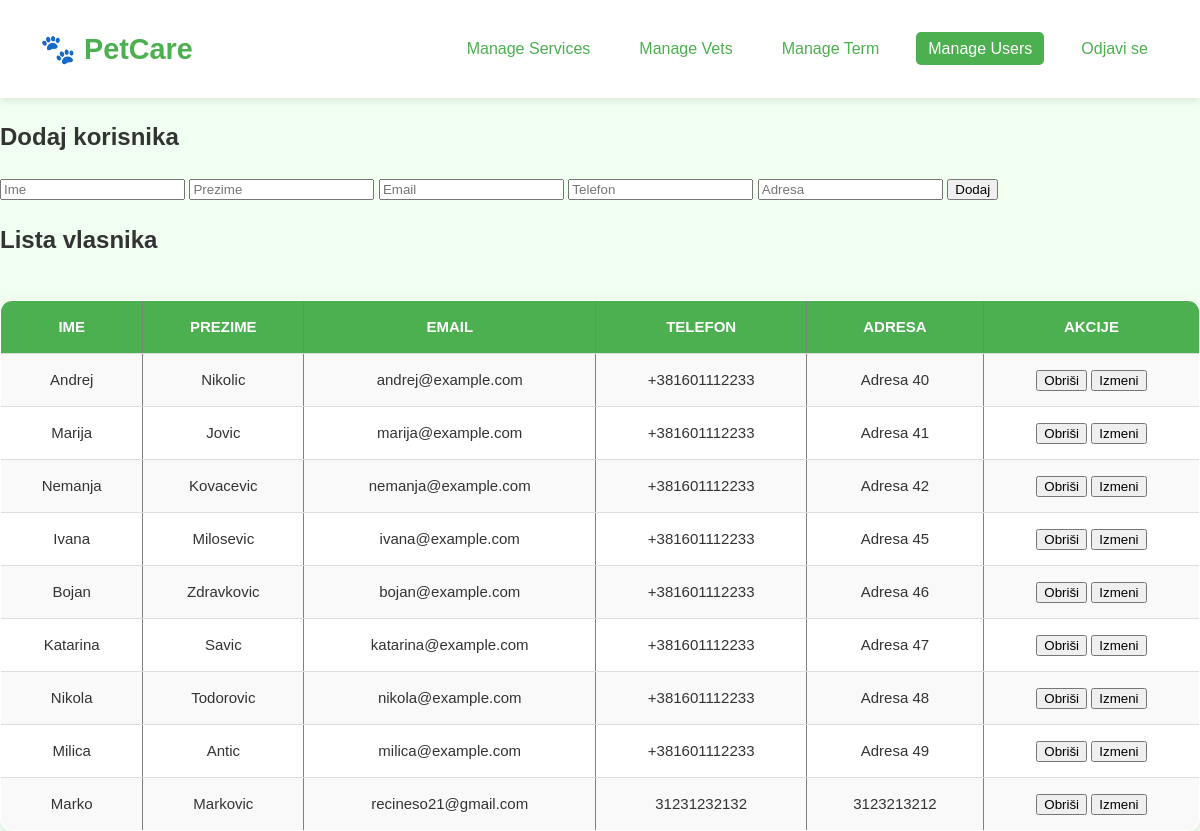
The page /manage_users.php on the database its author committed.
### tables this page shows
CREATE TABLE `users` (
  `id` int(10) UNSIGNED NOT NULL,
  `first_name` varchar(100) NOT NULL,
  `last_name` varchar(100) NOT NULL,
  `email` varchar(255) NOT NULL,
  `password` varchar(255) NOT NULL,
  `phone_number` varchar(20) DEFAULT NULL,
  `address` text DEFAULT NULL,
  `active` tinyint(1) DEFAULT 1,
  `negative_points` int(10) UNSIGNED DEFAULT 0,
  `role_id` int(10) UNSIGNED DEFAULT NULL
);

### functions.php (called while the page is built, shortened)
<?php
function get_all_users($pdo) {
    $stmt = $pdo->prepare("SELECT u.*, r.name AS role FROM users u JOIN roles r ON u.role_id = r.id WHERE u.role_id = 3");
    $stmt->execute();
    return $stmt->fetchAll();
}

### manage_users.php (the view, shortened to what this page needs)
<?php
require_once 'functions.php';
$users = get_all_users($pdo);
$editing = isset($_GET['edit']) ? get_user_by_id($pdo, $_GET['edit']) : null;
?>
<!DOCTYPE html>
<html>
<head>
    <link rel="stylesheet" href="css/css.css">
</head>
<body>
<header>
    <div class="logo">🐾 PetCare</div>
    <nav>
        <ul>
            <li><a href="manage_services.php">Manage Services</a></li>
            <li><a href="manage_vets.php">Manage Vets</a></li>
            <li><a href="manage_term.php">Manage Term</a></li>
            <li><a href="manage_users.php" class="active">Manage Users</a></li>
            <li><a href="logout.php">Odjavi se</a></li>
        </ul>
    </nav>
</header>
<?php if ($editing): ?>
    <h2>Izmeni korisnika</h2>
    <form method="post">
        <input type="hidden" name="update_id" value="<?= $editing['id'] ?>">
        <input type="text" name="first_name" placeholder="Ime" value="<?= $editing['first_name'] ?>" required>
        <input type="text" name="last_name" placeholder="Prezime" value="<?= $editing['last_name'] ?>" required>
        <input type="email" name="email" placeholder="Email" value="<?= $editing['email'] ?>" required>
        <input type="text" name="phone_number" placeholder="Telefon" value="<?= $editing['phone_number'] ?>" required>
        <input type="text" name="address" placeholder="Adresa" value="<?= $editing['address'] ?>" required>
        <button type="submit">Sačuvaj</button>
    </form>
<?php else: ?>
    <h2>Dodaj korisnika</h2>
    <form method="post">
        <input type="text" name="first_name" placeholder="Ime" required>
        <input type="text" name="last_name" placeholder="Prezime" required>
        <input type="email" name="email" placeholder="Email" required>
        <input type="text" name="phone_number" placeholder="Telefon" required>
        <input type="text" name="address" placeholder="Adresa" required>
        <button type="submit" name="add_user">Dodaj</button>
    </form>
<?php endif; ?>
<h2>Lista vlasnika</h2>
<table border="1" cellpadding="5" cellspacing="0">
    <tr>
        <th>Ime</th>
        <th>Prezime</th>
        <th>Email</th>
        <th>Telefon</th>
        <th>Adresa</th>
        <th>Akcije</th>
    </tr>
    <?php foreach ($users as $u): ?>
        <tr>
            <td><?= htmlspecialchars($u['first_name']) ?></td>
            <td><?= htmlspecialchars($u['last_name']) ?></td>
            <td><?= htmlspecialchars($u['email']) ?></td>
            <td><?= htmlspecialchars($u['phone_number']) ?></td>
            <td><?= htmlspecialchars($u['address']) ?></td>
            <td>
                <form method="post" style="display:inline-block;">
                    <button type="submit" onclick="return confirm('Obrisati korisnika?')">Obriši</button>
                </form>
                <a href="?edit=<?= $u['id'] ?>">
                    <button>Izmeni</button>
                </a>
            </td>
        </tr>
    <?php endforeach; ?>
</table>
</body>
</html>

### css/css.css (style rules this page uses)
html, body { height: 100%; margin: 0; padding: 0; box-sizing: border-box; font-family: 'Segoe UI', sans-serif; }
body { display: flex; flex-direction: column; min-height: 100vh; background-color: #eaffea; color: #333; line-height: 1.6; }
a { text-decoration: none; color: #4caf50; }
header { background-color: #ffffff; padding: 20px 40px; display: flex; justify-content: space-between; align-items: center; box-shadow: 0 2px 8px rgba(0,0,0,0.1); position: sticky; top: 0; z-index: 999; }
.logo { font-size: 1.8rem; font-weight: bold; color: #4caf50; }
nav ul { list-style: none; display: flex; gap: 25px; }
nav ul li a { padding: 8px 12px; border-radius: 5px; transition: background 0.3s ease; }
nav ul li a:hover, nav ul li a.active { background-color: #4caf50; color: white; }
body { margin: 0; padding: 0; font-family: sans-serif; background: #f0fff0; }
table { width: 100%; border-collapse: collapse; border-radius: 12px; overflow: hidden; box-shadow: 0 5px 15px rgba(0, 0, 0, 0.08); background-color: white; margin-top: 20px; }
table th, table td { padding: 14px 18px; text-align: center; border-bottom: 1px solid #ddd; font-size: 15px; }
table th { background-color: #4caf50; color: white; font-weight: 600; text-transform: uppercase; }
table tr:nth-child(even) { background-color: #f9f9f9; }
table td a { color: #4caf50; font-weight: bold; text-decoration: none; }

### rows shown on the page
users: first_name "Andrej", last_name "Nikolic", email "andrej@example.com", phone_number "+381601112233", address "Adresa 40"
users: first_name "Marija", last_name "Jovic", email "marija@example.com", phone_number "+381601112233", address "Adresa 41"
users: first_name "Nemanja", last_name "Kovacevic", email "nemanja@example.com", phone_number "+381601112233", address "Adresa 42"
users: first_name "Ivana", last_name "Milosevic", email "ivana@example.com", phone_number "+381601112233", address "Adresa 45"
users: first_name "Bojan", last_name "Zdravkovic", email "bojan@example.com", phone_number "+381601112233", address "Adresa 46"
users: first_name "Katarina", last_name "Savic", email "katarina@example.com", phone_number "+381601112233", address "Adresa 47"
users: first_name "Nikola", last_name "Todorovic", email "nikola@example.com", phone_number "+381601112233", address "Adresa 48"
users: first_name "Milica", last_name "Antic", email "milica@example.com", phone_number "+381601112233", address "Adresa 49"
users: first_name "Marko", last_name "Markovic", email "recineso21@gmail.com", phone_number "31231232132", address "3123213212"
